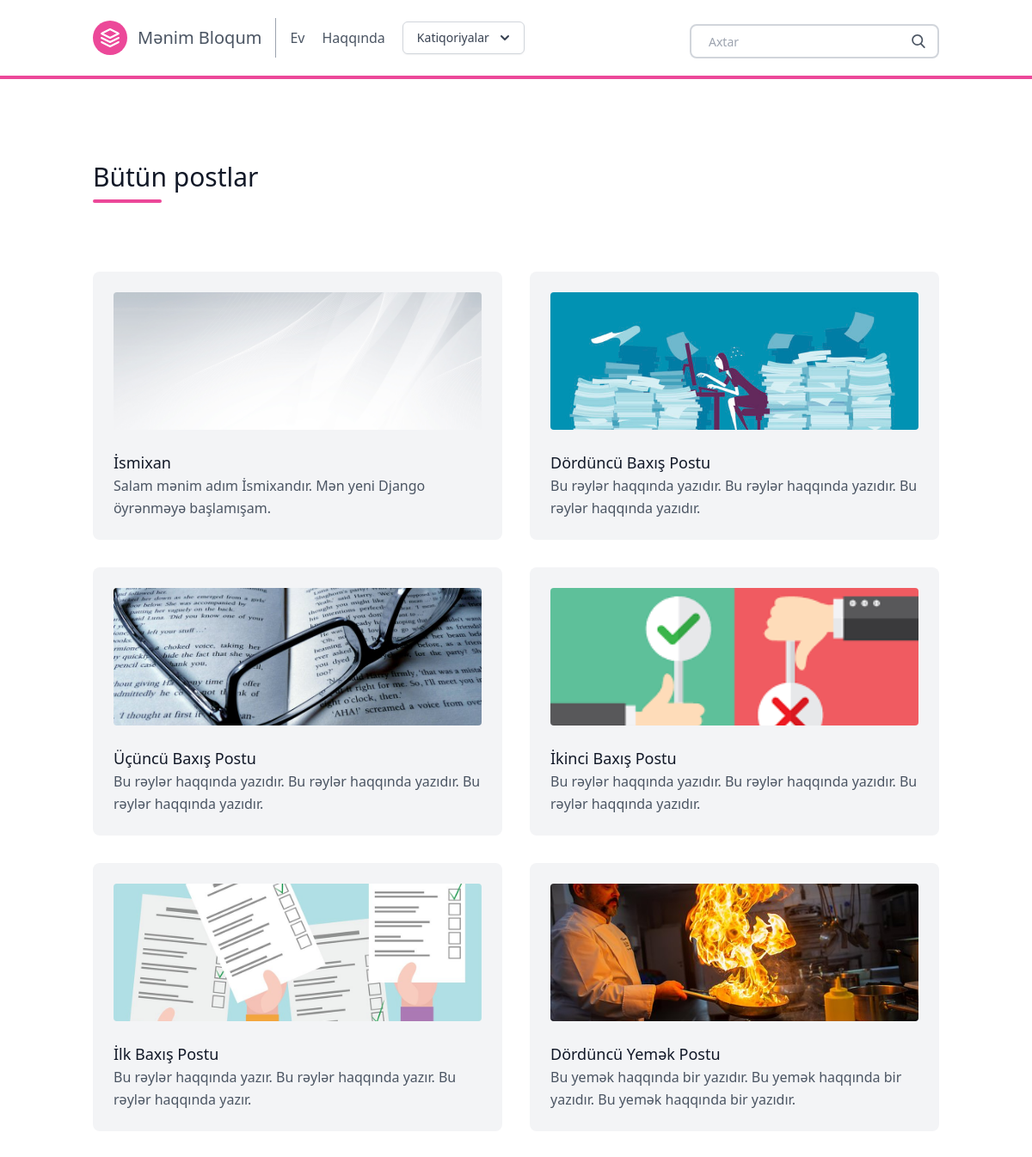
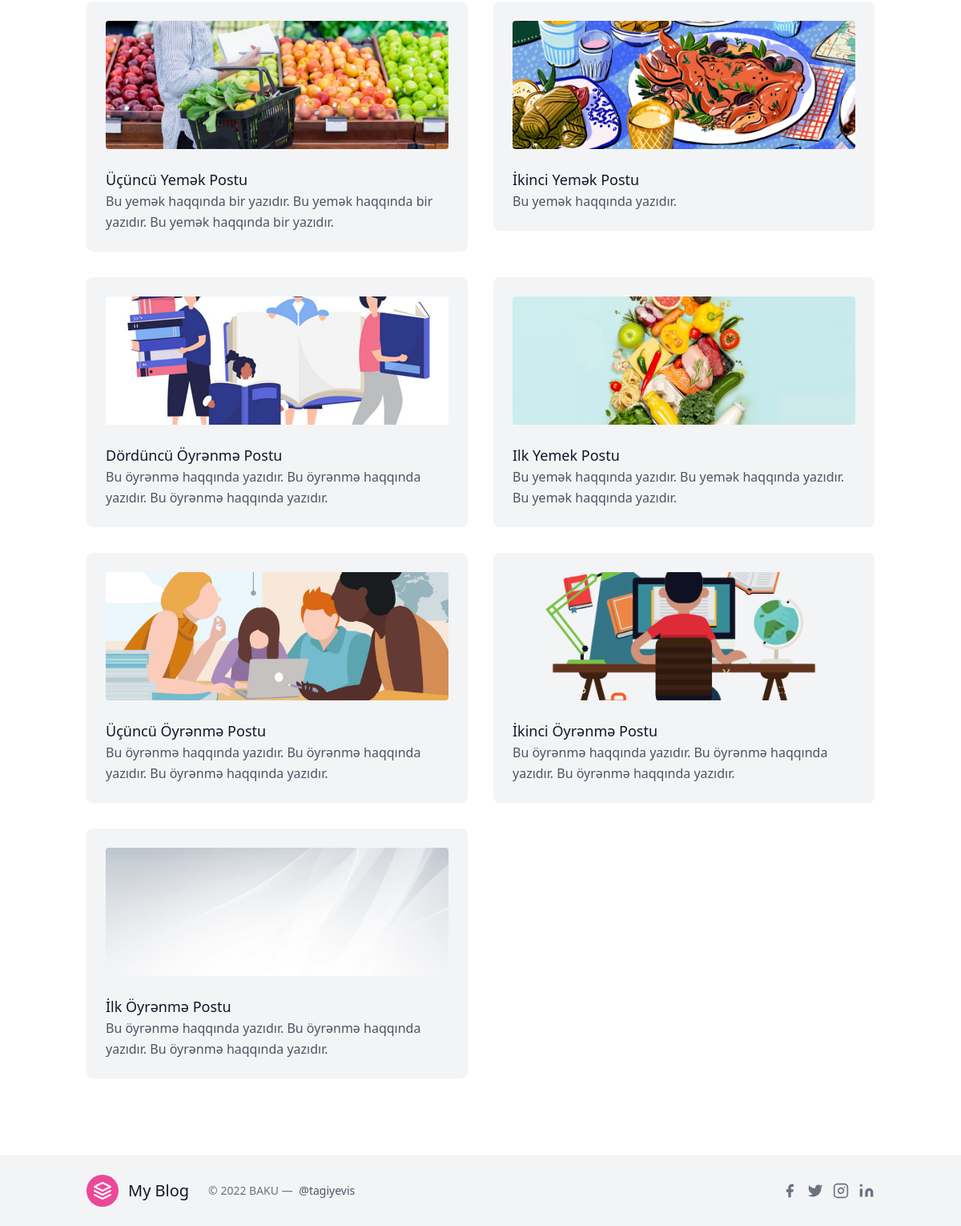
/posts/, run on the app's committed database (2 pictures, top to bottom).
### posts/models.py (models this page shows, shortened)
class Post(models.Model):
    title = models.CharField(max_length=100)
    slug = models.SlugField()
    overview = models.TextField()
    timestamp = models.DateTimeField(auto_now_add=True)
    content = models.TextField()
    author = models.ForeignKey(Author, on_delete=models.CASCADE)
    thumbnail = models.ImageField()
    categories = models.ManyToManyField(Category)
    featured = models.BooleanField()
    likes = models.ManyToManyField(User, related_name= 'blog_post')

### posts/views.py (the view)
# urls.py: path('posts/', allposts, name = 'allposts'),
def allposts(request):
    posts = Post.objects.order_by('-timestamp')
    context = {
        'posts': posts,
    }
    return render(request, 'all_posts.html', context)

### posts/templatetags/markdown_extras.py (called while the page is built)
@register.simple_tag
def get_categories():
    return Category.objects.all()[0:3]

### templates/all_posts.html (shortened to what this page needs)
{% extends 'base.html' %}
{% block content %}
<section class="text-gray-600 body-font">
    <div class="container px-5 py-24 mx-auto">
      <div class="flex flex-wrap w-full mb-20">
        <div class="lg:w-1/2 w-full mb-6 lg:mb-0">
          <h1 class="sm:text-3xl text-2xl font-medium title-font mb-2 text-gray-900">
            Bütün postlar </h1>
          <div class="h-1 w-20 bg-pink-500 rounded"></div>
        </div>
      </div>
      <div class="flex flex-wrap -m-4">
       {% for post in posts %}
        <div class="xl:w-1/4 md:w-1/2 p-4">
          <div class="bg-gray-100 p-6 rounded-lg">
            <img class="h-40 rounded w-full object-cover object-center mb-6" src="{{ post.thumbnail.url }}" alt="content">
            <a href="{% url 'post' post.slug %}" h2 class="text-lg text-gray-900 font-medium title-font mb-4">
              {{ post.title }}</a>
            <p class="leading-relaxed text-base">
              {{ post.overview }}</p>
          </div>
        </div>
       {% endfor %}
      </div>
    </div>
</section>
{% endblock content %}

### templates/base.html (shortened to what this page needs)
{% load static %}
<!doctype html>
<html>
  <head>
  <script src="https://cdn.tailwindcss.com"></script>
  </head>
  <body>
    {% include "navbar.html" %}
    {% block content %}
    {% endblock content %}
    {% include "footer.html" %}
  </body>
</html>

### templates/navbar.html (shortened to what this page needs)
{% load markdown_extras %}
    <header class="border-b-4 border-pink-500 text-gray-600 body-font">
    <div class="container mx-auto flex flex-wrap p-5 flex-col md:flex-row items-center">
      <a class="flex title-font font-medium items-center text-gray-900 mb-4 md:mb-0">
        <svg xmlns="http://www.w3.org/2000/svg" fill="none" stroke="currentColor" stroke-linecap="round" stroke-linejoin="round" stroke-width="2" class="w-10 h-10 text-white p-2 bg-pink-500 rounded-full" viewBox="0 0 24 24">
          <path d="M12 2L2 7l10 5 10-5-10-5zM2 17l10 5 10-5M2 12l10 5 10-5"></path>
        </svg>
        <a href="{% url 'homepage' %}" class="ml-3 text-xl">
          Mənim Bloqum</a>
      </a>
      <nav class="md:mr-auto md:ml-4 md:py-1 md:pl-4 md:border-l md:border-gray-400	flex flex-wrap items-center text-base justify-center">
        <a href="{% url 'homepage' %}" class="mr-5 hover:text-gray-900 rounded-lg hover:bg-pink-200 inline-flex items-center">
          Ev
        </a>
        <a href="{% url 'about' %}" class="mr-5 hover:text-gray-900 rounded-lg hover:bg-pink-200 inline-flex items-center">
          Haqqında
        </a>
<div x-data="{ open: false }" class="relative inline-block text-left">
  <div>
    <button @click="open = ! open" type="button" class="inline-flex justify-center w-full rounded-md border border-gray-300 shadow-sm px-4 py-2 bg-white text-sm font-medium text-gray-700 hover:bg-gray-50 focus:outline-none focus:ring-2 focus:ring-offset-2 focus:ring-offset-gray-100 focus:ring-indigo-500" id="menu-button" aria-expanded="true" aria-haspopup="true">
      Katiqoriyalar
      <svg class="-mr-1 ml-2 h-5 w-5" xmlns="http://www.w3.org/2000/svg" viewBox="0 0 20 20" fill="currentColor" aria-hidden="true">
        <path fill-rule="evenodd" d="M5.293 7.293a1 1 0 011.414 0L10 10.586l3.293-3.293a1 1 0 111.414 1.414l-4 4a1 1 0 01-1.414 0l-4-4a1 1 0 010-1.414z" clip-rule="evenodd" />
      </svg>
    </button>
  </div>
</div>
      </nav>
      <form action ="{% url 'search' %}" class ="search-form">
        <div class="pt-2 relative mx-auto text-gray-600">
          <input class="border-2 border-gray-300 bg-white h-10 px-5 pr-16 rounded-lg text-sm focus:outline-none"
            type="text" name="q" placeholder="Axtar">
          <button type="submit" class="absolute right-0 top-0 mt-5 mr-4">
          </button>
        </div>
      </form>
    </div>
    </header>

### templates/footer.html (shortened to what this page needs)
<div class="bg-gray-100">
  <div class="container px-5 py-6 mx-auto flex items-center sm:flex-row flex-col">
    <a class="flex title-font font-medium items-center md:justify-start justify-center text-gray-900">
      <svg xmlns="http://www.w3.org/2000/svg" fill="none" stroke="currentColor" stroke-linecap="round"
        stroke-linejoin="round" stroke-width="2" class="w-10 h-10 text-white p-2 bg-pink-500 rounded-full"
        viewBox="0 0 24 24">
        <path d="M12 2L2 7l10 5 10-5-10-5zM2 17l10 5 10-5M2 12l10 5 10-5"></path>
      </svg>
      <span class="ml-3 text-xl">My Blog</span>
    </a>
    <p class="text-sm text-gray-500 sm:ml-6 sm:mt-0 mt-4">© 2022 BAKU —
      <a href="https://twitter.com/knyttneve" rel="noopener noreferrer" class="text-gray-600 ml-1"
        target="_blank">@tagiyevis</a>
    </p>
    <span class="inline-flex sm:ml-auto sm:mt-0 mt-4 justify-center sm:justify-start">
      <button class="text-gray-500">
        <svg fill="currentColor" stroke-linecap="round" stroke-linejoin="round" stroke-width="2" class="w-5 h-5"
          viewBox="0 0 24 24">
          <path d="M18 2h-3a5 5 0 00-5 5v3H7v4h3v8h4v-8h3l1-4h-4V7a1 1 0 011-1h3z"></path>
        </svg>
      </button>
      <button class="ml-3 text-gray-500">
        <svg fill="currentColor" stroke-linecap="round" stroke-linejoin="round" stroke-width="2" class="w-5 h-5"
          viewBox="0 0 24 24">
          <path
            d="M23 3a10.9 10.9 0 01-3.14 1.53 4.48 4.48 0 00-7.86 3v1A10.66 10.66 0 013 4s-4 9 5 13a11.64 11.64 0 01-7 2c9 5 20 0 20-11.5a4.5 4.5 0 00-.08-.83A7.72 7.72 0 0023 3z">
          </path>
        </svg>
      </button>
      <button class="ml-3 text-gray-500">
        <svg fill="none" stroke="currentColor" stroke-linecap="round" stroke-linejoin="round" stroke-width="2"
          class="w-5 h-5" viewBox="0 0 24 24">
          <rect width="20" height="20" x="2" y="2" rx="5" ry="5"></rect>
          <path d="M16 11.37A4 4 0 1112.63 8 4 4 0 0116 11.37zm1.5-4.87h.01"></path>
        </svg>
      </button>
      <button class="ml-3 text-gray-500">
        <svg fill="currentColor" stroke="currentColor" stroke-linecap="round" stroke-linejoin="round" stroke-width="0"
          class="w-5 h-5" viewBox="0 0 24 24">
          <path stroke="none" d="M16 8a6 6 0 016 6v7h-4v-7a2 2 0 00-2-2 2 2 0 00-2 2v7h-4v-7a6 6 0 016-6zM2 9h4v12H2z">
          </path>
          <circle cx="4" cy="4" r="2" stroke="none"></circle>
        </svg>
      </button>
    </span>
  </div>
</div>

### data on the page
Post: thumbnail (picture), title "İsmixan", overview "Salam mənim adım İsmixandır. Mən yeni Django öyrənməyə başlamışam."
Post: thumbnail (picture), title "Dördüncü Baxış Postu", overview "Bu rəylər haqqında yazıdır. Bu rəylər haqqında yazıdır. Bu rəylər haqqında yazıdır."
Post: thumbnail (picture), title "Üçüncü Baxış Postu", overview "Bu rəylər haqqında yazıdır. Bu rəylər haqqında yazıdır. Bu rəylər haqqında yazıdır."
Post: thumbnail (picture), title "İkinci Baxış Postu", overview "Bu rəylər haqqında yazıdır. Bu rəylər haqqında yazıdır. Bu rəylər haqqında yazıdır."
Post: thumbnail (picture), title "İlk Baxış Postu", overview "Bu rəylər haqqında yazır. Bu rəylər haqqında yazır. Bu rəylər haqqında yazır."
Post: thumbnail (picture), title "Dördüncü Yemək Postu", overview "Bu yemək haqqında bir yazıdır. Bu yemək haqqında bir yazıdır. Bu yemək haqqında bir yazıdır."
Post: thumbnail (picture), title "Üçüncü Yemək Postu", overview "Bu yemək haqqında bir yazıdır. Bu yemək haqqında bir yazıdır. Bu yemək haqqında bir yazıdır."
Post: thumbnail (picture), title "İkinci Yemək Postu", overview "Bu yemək haqqında yazıdır."
Post: thumbnail (picture), title "Dördüncü Öyrənmə Postu", overview "Bu öyrənmə haqqında yazıdır. Bu öyrənmə haqqında yazıdır. Bu öyrənmə haqqında yazıdır."
Post: thumbnail (picture), title "Ilk Yemek Postu", overview "Bu yemək haqqında yazıdır. Bu yemək haqqında yazıdır. Bu yemək haqqında yazıdır."
Post: thumbnail (picture), title "Üçüncü Öyrənmə Postu", overview "Bu öyrənmə haqqında yazıdır. Bu öyrənmə haqqında yazıdır. Bu öyrənmə haqqında yazıdır."
Post: thumbnail (picture), title "İkinci Öyrənmə Postu", overview "Bu öyrənmə haqqında yazıdır. Bu öyrənmə haqqında yazıdır. Bu öyrənmə haqqında yazıdır."
Post: thumbnail (picture), title "İlk Öyrənmə Postu", overview "Bu öyrənmə haqqında yazıdır. Bu öyrənmə haqqında yazıdır. Bu öyrənmə haqqında yazıdır."
